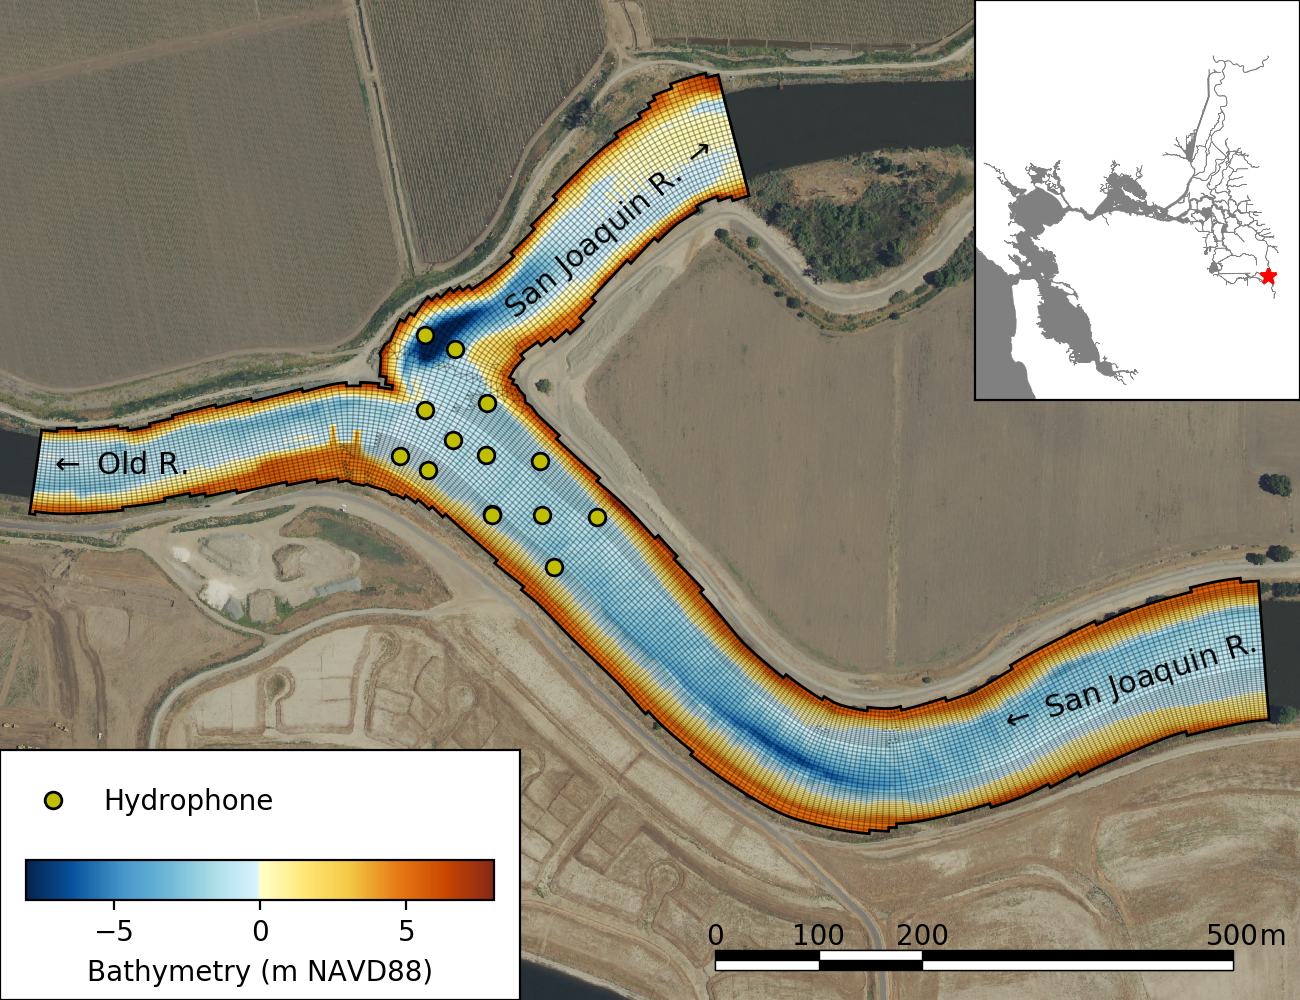

Python code for this plot:
"""
Study area figure
  Inset location in map of California - done-ish
  Model domain extent - done
  Bathymetry - done
  Color scale - done
  Receiver location - done
  Legend - done
  Distance scale - done
"""
from stompy import utils
from stompy.spatial import field, wkb2shp
import stompy.plot.cmap as scmap
from stompy.plot import plot_wkb, plot_utils
from stompy.grid import unstructured_grid
import pandas as pd
import matplotlib.pyplot as plt
import numpy as np
##

cm_topobathy=scmap.load_gradient('BlueYellowRed.cpt')

##

dem_mrg=field.MultiRasterField(["../../../bathy/junction-composite-dem-no_adcp.tif",
                                "/home/rusty/data/bathy_dwr/gtiff/dem_bay_delta_10m_v3_20121109_2.tif"])
clip=(646390., 648336., 4184677., 4187210.)
dem=dem_mrg.extract_tile(clip)

##

aerial=field.GdalGrid("../../../gis/aerial/m_3712114_sw_10_h_20160621_20161004-UTM.tif")
aerial.F=aerial.F[:,:,:3] # drop alpha - seems mis-scaled

##

grid=unstructured_grid.UnstructuredGrid.read_ugrid("../../../model/grid/snubby_junction/snubby-06.nc")
grid_poly=grid.boundary_polygon()

##

rx_locs=pd.read_csv("../../../field/hor_yaps/yap-positions.csv")

##

ca_shp=wkb2shp.shp2geom("../../../gis/CA_State/CA_State_TIGER2016.shp",
                        target_srs='EPSG:26910')

##

sfe_poly=wkb2shp.shp2geom("../../../gis/dem_to_shoreline/shoreline_from_dem.shp")


##

zoom=(646818.0, 648074.0, 4185291.632, 4186257.632)

fig=plt.figure(1)
fig.clf()
fig.set_size_inches((6.5,5), forward=True)

ax=fig.add_axes([0,0,1,1])
ax.set_adjustable('datalim')

leg_ax=fig.add_axes([0.0,0.0,0.40,0.25])
leg_bb=leg_ax.get_position()

cax=fig.add_axes([leg_bb.xmin+0.02,
                  leg_bb.ymin+0.10,
                  leg_bb.width-0.04,0.04])

ax.axis('off')

dem_mask=dem.polygon_mask(grid_poly)
dem_clip=dem.copy()
dem_clip.F=dem.F.copy()
dem_clip.F[~dem_mask]=np.nan
img=dem_clip.plot(ax=ax,cmap=cm_topobathy)
img.set_clim([-8,8])

ac=aerial.crop(clip).plot(ax=ax,zorder=-2)

grid.plot_edges(lw=0.5,color='k',alpha=0.3,ax=ax)

plt.colorbar(img,cax=cax,label='Bathymetry (m NAVD88)',
             orientation='horizontal')

plot_wkb.plot_wkb(grid_poly,edgecolor='k',lw=1.,zorder=3,ax=ax,facecolor='none')

ax.plot(rx_locs['yap_x'], rx_locs['yap_y'], 'yo', label='Hydrophone',
        mew=1, mec='k')
ax.axis(zoom)

leg_ax.legend(loc='upper left',
              frameon=False,
              bbox_to_anchor=[0,0.95],
              handles=ax.lines)

overview_ax=fig.add_axes([0.75,0.6,0.25,0.4])

for g in sfe_poly['geom']:
    plot_wkb.plot_wkb(g,ax=overview_ax,facecolor='0.5',edgecolor='0.5',lw=0.2)
overview_ax.axis('equal')
overview_ax.xaxis.set_visible(0)
overview_ax.yaxis.set_visible(0)
overview_ax.axis( (527837.3924315241, 660621.9552166094, 4135200.7018334204, 4298627.856030448) )

x=0.5*(zoom[0]+zoom[1])
y=0.5*(zoom[2]+zoom[3])
overview_ax.plot( [x], [y], 'r*')


# A few geographic labels
# Better done in inkscape, but try it here...
ax.texts=[]
ax.text(647780, 4185550.,r'$\leftarrow$ San Joaquin R.',
        rotation=18.,fontsize=11)

ax.text(646865, 4185800.,r'$\leftarrow$ Old R.',
        rotation=0.,fontsize=11)

ax.text(647300, 4185950.,r'San Joaquin R. $\rightarrow$',
        rotation=40.,fontsize=11)

plot_utils.scalebar([0.55,0.03],dy=0.02,L=500,ax=ax,
                    fractions=[0,0.2,0.4,1.0],
                    label_txt='m',
                    xy_transform=ax.transAxes)

fig.savefig('fig_study_area.png',dpi=200)
